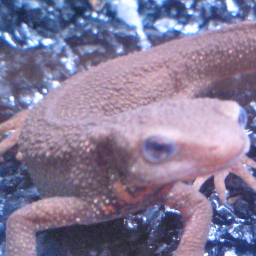
#> input picture dataset/images/imori_256x256.png, 256 x 256 px, found by its file name
$ jupyter execute --allow-errors README.ipynb
#> lines starting #> are read from the running program, lines starting #| are printed output that depends on the picture; after the words box and inside, x2 and y2 are one past the last pixel; in counts of white or black regions, pixels touching at a corner belong together
# Q. 61 - 70

- 61. 4-連結数
- 62. 8-連結数
- 63. 細線化
- 64. ヒルディッチの細線化
- 65. Zhang-Suenの細線化
- 66. HOG (Step.1) 勾配強度・勾配角度
- 67. HOG (Step.2) 勾配ヒストグラム
- 68. HOG (Step.3) ヒストグラム正規化
- 69. HOG (Step.4) 特徴量の描画
- 70. カラートラッキング

[cell 1]
import numpy as np
import matplotlib.pyplot as plt
import cv2
from skimage import io

img_orig = io.imread('https://yoyoyo-yo.github.io/Gasyori100knock/dataset/images/imori_256x256.png')
#> img_orig is the input picture: shape (256, 256, 3); mean R, G, B 133.4, 122.3, 152.1
img_gray = cv2.cvtColor(img_orig, cv2.COLOR_RGB2GRAY)
img_128 = io.imread('https://yoyoyo-yo.github.io/Gasyori100knock/dataset/images/imori_128x128.png')
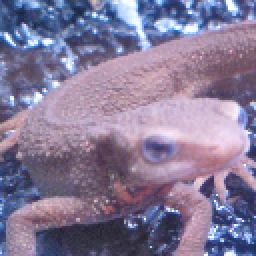
#> input picture dataset/images/imori_128x128.png, 128 x 128 px, found by its file name (shown 2 times larger)
#> img_128 is the input picture: shape (128, 128, 3); mean R, G, B 133.4, 122.3, 152.1
img_gray_128 = cv2.cvtColor(img_128, cv2.COLOR_RGB2GRAY)
img_noise = io.imread('https://yoyoyo-yo.github.io/Gasyori100knock/dataset/images/imori_256x256_noise.png')
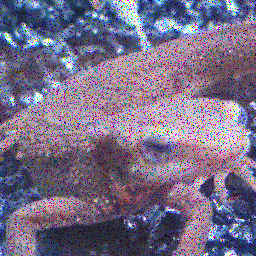
#> input picture dataset/images/imori_256x256_noise.png, 256 x 256 px, found by its file name
#> img_noise is the input picture: shape (256, 256, 3); mean R, G, B 120.2, 110, 136.6
img_dark = io.imread('https://yoyoyo-yo.github.io/Gasyori100knock/dataset/images/imori_256x256_dark.png')
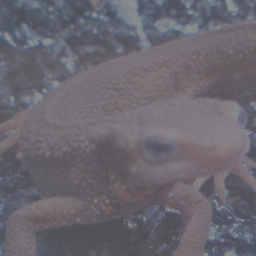
#> input picture dataset/images/imori_256x256_dark.png, 256 x 256 px, found by its file name
#> img_dark is the input picture: shape (256, 256, 3); mean R, G, B 106.1, 103.1, 111.3
img_dark_gray = cv2.cvtColor(img_dark, cv2.COLOR_RGB2GRAY)
img_light = io.imread('https://yoyoyo-yo.github.io/Gasyori100knock/dataset/images/imori_256x256_light.png')
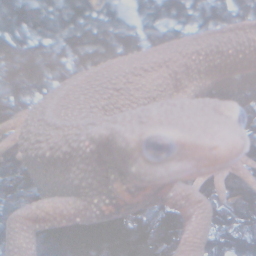
#> input picture dataset/images/imori_256x256_light.png, 256 x 256 px, found by its file name
#> img_light is the input picture: shape (256, 256, 3); mean R, G, B 176.1, 173.1, 181.3
img_light_gray = cv2.cvtColor(img_light, cv2.COLOR_RGB2GRAY)

img_thorino = io.imread('https://yoyoyo-yo.github.io/Gasyori100knock/dataset/images/thorino.jpg')
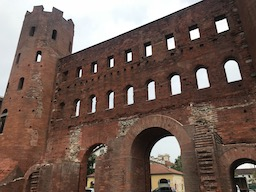
#> input picture dataset/images/thorino.jpg, 256 x 192 px, found by its file name
#> img_thorino is the input picture: shape (192, 256, 3); mean R, G, B 114.5, 94.3, 85.6
img_thorino_gray = cv2.cvtColor(img_thorino, cv2.COLOR_RGB2GRAY)

#> (the rest of this cell did not finish here and is left out)

# Q.61. 4-連結数

connect_sample.png を4-連結数により、色分けせよ。

4-連結数とは近傍との画素の状態を見る値である。 通常、近傍は注目画素x0(x,y)が0でない場合に対して、次のように定義される。

- x4(x-1,y-1) x3(x,y-1) x2(x+1,y-1)
- x5(x-1,y)   x0(x,y)   x1(x+1,y)
- x6(x-1,y+1) x7(x,y+1) x8(x+1,y+1)

ここで4連結数とは、次式で計算される。

- S = (x1 - x1 x2 x3) + (x3 - x3 x4 x5) + (x5 - x5 x6 x7) + (x7 - x7 x8 x1)

S = [0,4]の範囲をとり、

- S = 0 は内部点
- S = 1 は端点
- S = 2 は連結点
- S = 3 は分岐点
- S = 4 は交差点 を示す。

[cell 2]
# [39 lines left out: function connect_4, not called in this run]

#> (the rest of this cell did not finish here and is left out)

# Q.62. 8-連結数

connect_sample.pngを8-連結数により、色分けせよ。

8連結数とは

S = (x1 - x1 x2 x3) + (x3 - x3 x4 x5) + (x5 - x5 x6 x7) + (x7 - x7 x8 x1)

において各xの値の0と1を反転させた値を用いる。

[cell 3]
# [42 lines left out: function connect_8, not called in this run]

#> (the rest of this cell did not finish here and is left out)

# Q.63. 細線化処理

gazo_sample.png を細線化せよ。

細線化とは画素の幅を1にする処理であり、ここでは次のアルゴリズムに沿って処理を行え。

左上からラスタスキャンする。
x0(x,y)=0ならば、処理なし。x0(x,y)=1ならば次の3条件を満たす時にx0=0に変える。
- 注目画素の4近傍に0が一つ以上存在する
- x0の4-連結数が1である
- x0の8近傍に1が3つ以上存在する

1回のラスタスキャンで2の変更数が0になるまで、ラスタスキャンを繰り返す。

細線化にはヒルディッチのアルゴリズム(Q.64)や、Zhang-Suenのアルゴリズム(Q.65)、田村のアルゴリズムなどが存在する。

[cell 4]
# [47 lines left out: function thinning, not called in this run]


#> (the rest of this cell did not finish here and is left out)

# Q.64. ヒルディッチの細線化

gazo_sample.png にヒルディッチの細線化を行え。

アルゴリズムは、次の通り。

1. 左上からラスタスキャンする。
2. x0(x,y)=0ならば、処理なし。x0(x,y)=1ならば次の5条件を満たす時にx0=-1に変える。
- 注目画素の4近傍に0が一つ以上存在する
- x0の8-連結数が1である
- x1〜x8の絶対値の合計が2以上
- x0の8近傍に1が1つ以上存在する
- xn(n=1〜8)全てに対して以下のどちらかが成り立つ
-- xnが-1以外
-- xnを0とした時、x0の8-連結数が1である
3. 各画素の-1を0に変える
4. 一回のラスタスキャンで3の変更数が0になるまで、ラスタスキャンを繰り返す。

[cell 5]
# [93 lines left out: function hilditch_thinning, not called in this run]


#> (the rest of this cell did not finish here and is left out)

# Q.65. Zhang-Suenの細線化

gazo_sample.pngにZhang-Suenの細線化を行え。

ただし、以下の操作は全て0が線、1が背景とするので、gazo.pngの値を反転させる必要があることに注意。

注目画素x1(x,y)に対して8近傍を次のように定義する。

x9 x2 x3
x8 x1 x4
x7 x6 x5
これらに対して二つのステップを考える。

1. ラスタスキャンを行い、以下の5条件を満たすピクセルを全て記録する。

- 黒画素である
- x2, x3, ..., x9, x2と時計まわりに見て、0から1に変わる回数がちょうど1
- x2, x3, ..., x9の中で1の個数が2以上6以下
- x2, x4, x6のどれかが1
- x4, x6, x8のどれかが1 記録したピクセルを全て1に変更する。

2. Step.2 ラスタスキャンを行い、以下の5条件を満たすピクセルを全て記録する。

- 黒画素である
- x2, x3, ..., x9, x2と時計まわりに見て、0から1に変わる回数がちょうど1
- x2, x3, ..., x9の中で1の個数が2以上6以下
- x2, x4, x8のどれかが1
- x2, x6, x8のどれかが1 記録したピクセルを全て1に変更する。

Step1, 2で変更する点がなくなるまで交互に繰り返す。

[cell 6]
# [119 lines left out: function zhang_suen_thinning, not called in this run]


#> (the rest of this cell did not finish here and is left out)

# Q.66. HOG (Step.1) 勾配強度・勾配角度

imoir_256x256.png のHOG特徴量の勾配強度・勾配角度を求めよ。

HOG(Histogram of Oriented Gradients)とは画像の特徴量表現の一種である。

特徴量とは画像の状態などを表すベクトル集合のことである。

画像認識(画像が何を写した画像か)や検出（画像の中で物体がどこにあるか）では、(1)画像から特徴量を得て(特徴抽出)、(2)特徴量を基に認識や検出を行う(認識・検出)。

ディープラーニングでは特徴抽出から認識までを機械学習により自動で行うため、HOGなどは見られなくなっているが、ディープラーニングが流行る前まではHOGは特徴量表現としてよく使われたらしい。

HOGは以下のアルゴリズムで得られる。

1. 画像をグレースケール化し、x、ｙ方向の輝度勾配を求める
- x方向: gx = I(x+1, y) - I(x-1, y)
- y方向: gy = I(x, y+1) - I(x, y-1)

2. gx, gyから勾配強度と勾配角度を求める。
- 勾配強度: mag = sqrt(gt ** 2 + gy ** 2)
- 勾配角度: ang = arctan(gy / gx)

3. 勾配角度を [0, 180]で9分割した値に量子化する。つまり、[0,20]には0、[20, 40]には1というインデックスを求める。
4. 画像をN x Nの領域に分割し(この領域をセルという)、セル内で3で求めたインデックスのヒストグラムを作成する。ただし、当表示は1でなく勾配角度を求める。
5. C x Cのセルを１つとして(これをブロックという)、ブロック内のセルのヒストグラムを次式で正規化する。これを1セルずつずらしながら行うので、一つのセルが何回も正規化される。

```bash
h(t) = h(t) / sqrt(Sum h(t) + epsilon)
通常は　epsilon=1
```

以上でHOG特徴量が求められる。

ここでは1から3までを行う。

解答例はみやすくするため、grad は色付けしてある。またmagは[0, 255]に正規化してある。

[cell 7]
# Magnitude and gradient
def get_gradxy(gray):
    h, w = gray.shape
#> h = 256; w = 256

    # padding before grad
    _gray = np.pad(gray, (1, 1), 'edge').astype(float)

    # get grad x
    gx = _gray[1 : h + 1, 2 :] - _gray[1 : h + 1, : w]
    # get grad y
    gy = _gray[2 :, 1 : w + 1] - _gray[: h, 1 : w + 1]
    # replace 0 with
    gx[np.abs(gx) <= 1e-10] = 1e-10
#> gx: shape (256, 256) float64; min -167, max 160, mean 0
    return gx, gy

# get magnitude and gradient
def get_mag_grad(gx, gy):
    # get gradient maginitude
    mag = np.sqrt(gx ** 2 + gy ** 2)

    # get gradient angle
    grad = np.arctan(gy / gx)
    grad[grad < 0] = np.pi / 2 + grad[grad < 0] + np.pi / 2

    return mag, grad

# gradient histogram
def quantization(grad):
    # prepare quantization table
    grad_q = np.zeros_like(grad, dtype=float)

    # quantization base
    d = np.pi / 9

    # quantization
    for i in range(9):
        grad_q[np.where((grad >= d * i) & (grad <= d * (i + 1)))] = i

    return grad_q


# 1. gray -> gradient x and y
gx, gy = get_gradxy(img_gray)

# 2. get gradient magnitude and angle
mag, grad = get_mag_grad(gx, gy)

# 3. quantization
grad_q= quantization(grad)
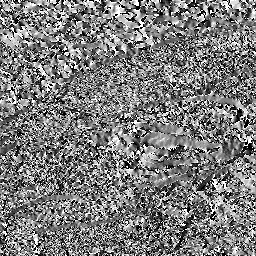
#> grad_q: shape (256, 256) float64; min 0, max 8, mean 3.91; drawn with min black and max white

fig, ax = plt.subplots(1, 5, figsize=(15, 2))
ax[0].set_title("input")
ax[0].imshow(img_gray, cmap="gray")
ax[1].set_title("grad x")
ax[1].imshow(gx, cmap="gray")
ax[2].set_title("grad y")
ax[2].imshow(gy, cmap="gray")
ax[3].set_title("magnitude")
ax[3].imshow(mag, cmap="gray")
ax[4].set_title("gradient quantized")
ax[4].imshow(grad_q, cmap="gray")
plt.show()

# Q.67. HOG (Step.2) 勾配ヒストグラム

ここではHOGの4を実装する。

N=8として、8x8の領域を1セルとして、勾配角度のインデックスに勾配強度を投票する形式でヒストグラムを作成せよ。

解答は

- 1 2 3
- 4 5 6
- 7 8 9

の順に量子化したインデックスに対応するヒストグラムを示す。

[cell 8]
def gradient_histogram(grad_q, mag, n=8):
#> called with n = 8
    h, w = mag.shape
#> h = 256; w = 256

    # get cell num
    cell_n_h = h // n
#> cell_n_h = 32
    cell_n_w = w // n
#> cell_n_w = 32
    histogram = np.zeros((cell_n_h, cell_n_w, 9), dtype=np.float32)

    # each pixel
    for y in range(cell_n_h):
        for x in range(cell_n_w):
            for j in range(n):
                for i in range(n):
                    histogram[y, x, int(grad_q[y * n + j, x * n + i])] += mag[y * n + j, x * n + i]

    return histogram

histogram = gradient_histogram(grad_q, mag)

for i in range(9):
    plt.subplot(3,3,i+1)
    plt.imshow(histogram[..., i])

# Q.68. HOG (Step.3) ヒストグラム正規化

ここではHOGの5を実装する。

C = 3 として、3 x 3のセルを1ブロックとして扱い、ヒストグラムの正規化を行え。

```bash
h(t) = h(t) / sqrt(Sum h(t) + epsilon)
通常は　epsilon=1
```

これでHOG特徴量が得られた。

[cell 9]
def hog_normalization(histogram, c=3, epsilon=1):
#> called with histogram = array of shape (32, 32, 9), c = 3, epsilon = 1
    cell_n_h, cell_n_w, hist_c = histogram.shape
#> cell_n_h = 32; cell_n_w = 32; hist_c = 9
    hist_norm = histogram.copy()

    ## each histogram
    for y in range(cell_n_h):
        for x in range(cell_n_w):
            for c in range(hist_c):
                hist_norm[y, x, c] /= np.sqrt(np.sum(histogram[max(y - 1, 0) : min(y + 2, cell_n_h), max(x - 1, 0) : min(x + 2, cell_n_w), c] ** 2) + epsilon)

    return hist_norm

histogram_norm = hog_normalization(histogram)

fig, ax = plt.subplots(2, 9, figsize=(16, 4))
for i in range(9):
    ax[0, i].set_title(f"hist {i}")
    ax[0, i].imshow(histogram[..., i])
    ax[1, i].set_title(f"hist norm {i}")
    ax[1, i].imshow(histogram_norm[..., i])
plt.show()
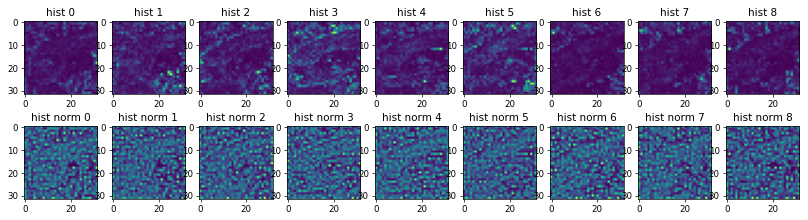
#> figure drawn by matplotlib, 18 panels

# Q.69. HOG (Step.4) 特徴量の描画

ここでは得られた特徴量を描画せよ。

描画は画像に重ねれば見やすい。

方法としては、セル内のインデックスごとに角度がついて直線を描けばよく、ヒストグラムの値が大きいほど白、値が小さいほど黒で描くと見やすい。

[cell 10]
def draw_hog(gray, histogram, n=8):
#> called with histogram = array of shape (32, 32, 9), n = 8
    h, w = gray.shape
#> h = 256; w = 256
    cell_n_h, cell_n_w, _ = histogram.shape
#> cell_n_h = 32; cell_n_w = 32

    out = gray[1 :  h + 1, 1 :  w + 1].copy().astype(np.uint8)
    out = (out * 0.8).astype(np.uint8)

    for y in range(cell_n_h):
        for x in range(cell_n_w):
            cx = x * n + n // 2
            cy = y * n + n // 2
            x1 = cx + n // 2 - 1
            y1 = cy
            x2 = cx - n // 2 + 1
            y2 = cy

            h = histogram[y, x] / np.sum(histogram[y, x])
            h /= h.max()

            for c in range(9):
                #angle = (20 * c + 10 - 90) / 180. * np.pi
                # get angle
                angle = (20 * c + 10) / 180. * np.pi
                rx = int(np.sin(angle) * (x1 - cx) + np.cos(angle) * (y1 - cy) + cx)
                ry = int(np.cos(angle) * (x1 - cx) - np.cos(angle) * (y1 - cy) + cy)
                lx = int(np.sin(angle) * (x2 - cx) + np.cos(angle) * (y2 - cy) + cx)
                ly = int(np.cos(angle) * (x2 - cx) - np.cos(angle) * (y2 - cy) + cy)

                # color is HOG value
                c = int(255. * h[c])

                # draw line
                cv2.line(out, (lx, ly), (rx, ry), (c, c, c), thickness=1)
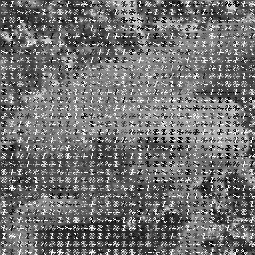
#> out: shape (255, 255); min 0, max 255, mean 113.4

    return out

# draw HOG
out = draw_hog(img_gray, histogram_norm)

fig, ax = plt.subplots(1, 2, figsize=(10, 10))
ax[0].set_title("input")
ax[0].imshow(img_gray, cmap="gray")
ax[1].set_title("output")
ax[1].imshow(out, cmap="gray")
plt.show()

# Q.70. カラートラッキング

imori_256x256.png に対してHSVを用いてイモリ部分を切り抜ける画像を作成せよ。

カラートラッキングとは特定の色の箇所を抽出する手法である。

ただし、RGBの状態で色成分を指定するのは256^3のパターンがあり、とても大変である（というか手動ではかなり難しい）ので、HSV変換を用いる。

HSV変換とは Q.5で用いた処理であるが、RGBをH(色相)、S(彩度)、V(明度)に変換する手法である。

- Saturation(彩度) 彩度が小さいほど白、彩度が大きいほど色が濃くなる。 0<=S<=1
- Value (明度) 明度が小さいほど黒くなり、明度が大きいほど色がきれいになる。 0<=V<=1
- Hue(色相) 色を0<=H<=360の角度で表し、具体的には次のように表される。

```bash
赤 黄色  緑  水色  青  紫   赤
0  60  120  180 240 300 360
0  30   60   90 120 150 180 (opencv)
```

つまり、イモリのカラートラッキングを行うにはHSV変換を行い、赤色部分が1となるような二値画像を出力すればよい。

ここではHSV変換をopencvの関数で行う。opencvでは0<=H<=180なので注意する。

[cell 11]
hsv = cv2.cvtColor(img_orig, cv2.COLOR_RGB2HSV)
#> hsv: shape (256, 256, 3); mean H, S, V 137.3, 67.6, 156.3

def get_mask(hsv):
    h = hsv[..., 0]
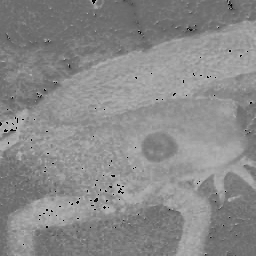
#> h: shape (256, 256); min 0, max 179, mean 137.3
    mask = np.zeros_like(h).astype(np.uint8)
    mask[((h < 90) | (h > 140))] = 1
    return mask

mask = get_mask(hsv)
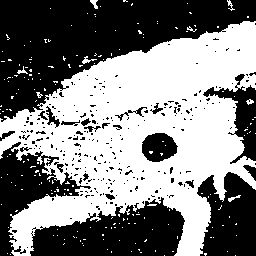
#> mask: shape (256, 256); values 0 (black) and 1 (white), 50.3% white; 256 black regions (234 under 20 px), largest, box (x1, y1, x2, y2) and area: (0, 0, 256, 122) 15306, (30, 197, 185, 256) 5919, (197, 172, 256, 256) 3689

fig, ax = plt.subplots(1, 2, figsize=(10, 4))
ax[0].set_title("input")
ax[0].imshow(img_orig)
ax[1].set_title("mask")
ax[1].imshow(mask, cmap="gray")
plt.show()
